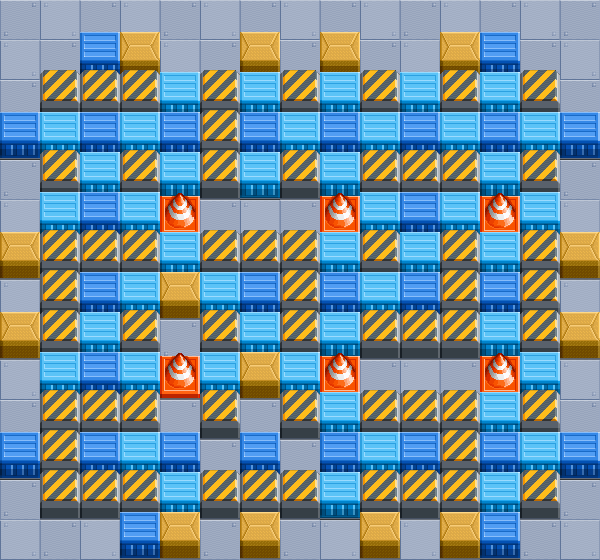

The image is a tile-based game level rendered from a .tmx file. Its description and source (layers, tilesets, objects; grid data summarised) follow:
An orthogonal 15x14 tile map with 40x40 px tiles, 14 tile layers (floor, obstacle1, obstacle2, obstacle3, ...), 2 tilesets and 8 objects.

<map version="1.0" tiledversion="1.1.6" orientation="orthogonal" renderorder="left-down" width="15" height="14" tilewidth="40" tileheight="40" infinite="0" nextobjectid="9">
 <tileset firstgid="1" name="floor 40*40" tilewidth="40" tileheight="40" tilecount="3" columns="3">
  <image source="tileMap2_0.png" width="120" height="40" />
 </tileset>
 <tileset firstgid="4" name="block 40*80" tilewidth="40" tileheight="80" tilecount="5" columns="5">
  <image source="tileMap2_1.png" width="200" height="80" />
  <tile id="0">
   <properties>
    <property name="blast" type="bool" value="false" />
    <property name="colli" type="bool" value="true" />
    <property name="push" type="bool" value="false" />
    <property name="visible" type="bool" value="false" />
   </properties>
  </tile>
  <tile id="1">
   <properties>
    <property name="blast" type="bool" value="true" />
    <property name="colli" type="bool" value="true" />
    <property name="push" type="bool" value="true" />
    <property name="visible" type="bool" value="false" />
   </properties>
  </tile>
  <tile id="2">
   <properties>
    <property name="blast" type="bool" value="true" />
    <property name="colli" type="bool" value="true" />
    <property name="push" type="bool" value="true" />
    <property name="visible" type="bool" value="false" />
   </properties>
  </tile>
  <tile id="3">
   <properties>
    <property name="blast" type="bool" value="true" />
    <property name="colli" type="bool" value="true" />
    <property name="push" type="bool" value="false" />
    <property name="visible" type="bool" value="false" />
   </properties>
  </tile>
  <tile id="4">
   <properties>
    <property name="blast" type="bool" value="true" />
    <property name="colli" type="bool" value="true" />
    <property name="push" type="bool" value="false" />
    <property name="visible" type="bool" value="false" />
   </properties>
  </tile>
 </tileset>
 <layer name="floor" width="15" height="14">
  <data>[210 cells, 210 non-empty, 3 distinct tile ids]</data>
 </layer>
 <layer name="obstacle1" width="15" height="14">
  <data>[210 cells, 6 non-empty, 2 distinct tile ids]</data>
 </layer>
 <layer name="obstacle2" width="15" height="14">
  <data>[210 cells, 13 non-empty, 2 distinct tile ids]</data>
 </layer>
 <layer name="obstacle3" width="15" height="14">
  <data>[210 cells, 15 non-empty, 3 distinct tile ids]</data>
 </layer>
 <layer name="obstacle4" width="15" height="14">
  <data>[210 cells, 13 non-empty, 2 distinct tile ids]</data>
 </layer>
 <layer name="obstacle5" width="15" height="14">
  <data>[210 cells, 10 non-empty, 3 distinct tile ids]</data>
 </layer>
 <layer name="obstacle6" width="15" height="14">
  <data>[210 cells, 15 non-empty, 3 distinct tile ids]</data>
 </layer>
 <layer name="obstacle7" width="15" height="14">
  <data>[210 cells, 13 non-empty, 4 distinct tile ids]</data>
 </layer>
 <layer name="obstacle8" width="15" height="14">
  <data>[210 cells, 14 non-empty, 3 distinct tile ids]</data>
 </layer>
 <layer name="obstacle9" width="15" height="14">
  <data>[210 cells, 10 non-empty, 4 distinct tile ids]</data>
 </layer>
 <layer name="obstacle10" width="15" height="14">
  <data>[210 cells, 11 non-empty, 2 distinct tile ids]</data>
 </layer>
 <layer name="obstacle11" width="15" height="14">
  <data>[210 cells, 13 non-empty, 3 distinct tile ids]</data>
 </layer>
 <layer name="obstacle12" width="15" height="14">
  <data>[210 cells, 13 non-empty, 2 distinct tile ids]</data>
 </layer>
 <layer name="obstacle13" width="15" height="14">
  <data>[210 cells, 6 non-empty, 2 distinct tile ids]</data>
 </layer>
 <objectgroup name="initPos">
  <object id="1" x="21" y="53" />
  <object id="2" x="579" y="58" />
  <object id="3" x="577" y="539" />
  <object id="4" x="19" y="538" />
  <object id="5" x="299" y="503" height="1" />
  <object id="6" x="299" y="53" />
  <object id="7" x="20" y="296" />
  <object id="8" x="581" y="290" />
 </objectgroup>
</map>